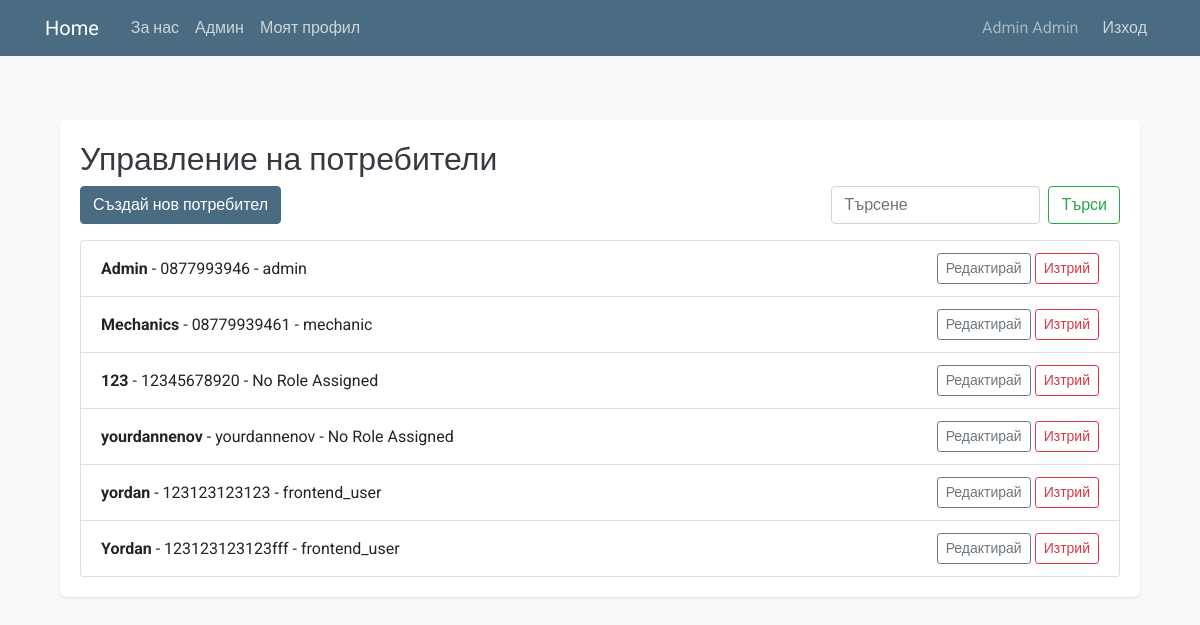
Page /admin_users (signed in) on the committed database.
### app/models.py (models this page shows, shortened)
class User(db.Model, UserMixin):
    id = db.Column(db.Integer, primary_key=True)
    username = db.Column(db.String(100), nullable=False)
    phone_number = db.Column(db.String(30), unique=True, nullable=False)
    image_file = db.Column(db.String(20), nullable=False, default='default.jpg')
    password = db.Column(db.String(60), nullable=False)
    date_created = db.Column(db.DateTime, nullable=False, default=datetime.utcnow)
    visibility = db.Column(db.Boolean, nullable=False, default=True)
    roles = db.relationship('Role', secondary='user_roles', backref=db.backref('users', lazy='dynamic'))
    posts = db.relationship('Post', backref='author', lazy=True, cascade='all, delete-orphan')
    comments = db.relationship('Comment', backref='author', lazy=True, cascade='all, delete-orphan')
    def has_role(self, role_name):
        return any(role.name == role_name for role in self.roles)
    def is_admin(self):
        return self.has_role('admin')
    def is_mechanic(self):
        return self.has_role('mechanic')

class Role(db.Model):
    id = db.Column(db.Integer, primary_key=True)
    name = db.Column(db.String(50), unique=True, nullable=False)
    description = db.Column(db.String(100), nullable=True)

### app/routes/admin.py (the view)
@app.route('/admin_users', methods=['GET'])
@login_required
def admin_users():
    if not current_user.is_admin():
        flash('Access denied. Admins only!', 'danger')
        return redirect(url_for('home'))
    page, per_page, offset = get_page_args(page_parameter='page', per_page_parameter='per_page', per_page=10)
    query = request.args.get('query')
    if query:
        users_query = User.query.filter(User.username.contains(query) | User.phone_number.contains(query))
    else:
        users_query = User.query
    total = users_query.count()
    users = users_query.offset(offset).limit(per_page).all()
    pagination = Pagination(page=page, per_page=per_page, total=total, css_framework='bootstrap4')
    return render_template('admin/admin_users.html', users=users, pagination=pagination)

### app/models.py (called while the page is built)
@login_manager.user_loader
def load_user(user_id):
    return User.query.get(int(user_id))

### app/templates/admin/admin_users.html (shortened to what this page needs)
{% extends "layout.html" %}
{% block content %}
<div class="container mt-4">
    <div class="content-section">
        <h2>Управление на потребители</h2>
        <div class="d-flex justify-content-between mb-3">
            <a href="{{ url_for('create_user') }}" class="btn btn btn-primary">Създай нов потребител</a>
            <form class="form-inline" action="{{ url_for('admin_users') }}" method="GET">
                <input class="form-control mr-sm-2" type="search" placeholder="Търсене" aria-label="Търси" name="query">
                <button class="btn btn-outline-success my-2 my-sm-0" type="submit">Търси</button>
            </form>
        </div>
        <ul class="list-group">
            {% for user in users %}
                <li class="list-group-item d-flex justify-content-between align-items-center">
                    <div>
                        <strong>{{ user.username }}</strong> - {{ user.phone_number }} -
                        {% if user.roles %}
                            {{ user.roles[0].name }}
                        {% else %}
                            No Role Assigned
                        {% endif %}
                    </div>
                    <div>
                        <a href="{{ url_for('edit_user', user_id=user.id) }}" class="btn btn-outline-secondary btn-sm">Редактирай</a>
                        <form action="{{ url_for('delete_user', user_id=user.id) }}" method="POST" style="display:inline;">
                            <button type="submit" class="btn btn-outline-danger btn-sm">Изтрий</button>
                        </form>
                    </div>
                </li>
            {% endfor %}
        </ul>
    </div>
</div>
{% endblock %}

### app/templates/layout.html (shortened to what this page needs)
<!DOCTYPE html>
<html>
<head>
    <link rel="stylesheet" href="https://maxcdn.bootstrapcdn.com/bootstrap/4.0.0/css/bootstrap.min.css">
    <link rel="stylesheet" type="text/css" href="{{ url_for('static', filename='main.css') }}">
</head>
<body>
    <header class="site-header">
        <nav class="navbar navbar-expand-md navbar-dark bg-steel fixed-top">
            <div class="container">
                <a class="navbar-brand mr-4" href="/">Home</a>
                <div class="collapse navbar-collapse" id="navbarToggle">
                    <div class="navbar-nav mr-auto">
                        <a class="nav-item nav-link" href="{{ url_for('about') }}">За нас</a>
                        {% if current_user.is_authenticated %}
                            {% if current_user.is_admin() %}
                                <a class="nav-item nav-link" href="{{ url_for('admin_dashboard') }}">Админ</a>
                            {% endif %}
                            <a class="nav-item nav-link" href="{{ url_for('account') }}">Моят профил</a>
                        {% endif %}
                    </div>
                    <div class="navbar-nav ml-auto">
                        {% if current_user.is_authenticated %}
                            <span class="navbar-text mr-3">
                                {{ current_user.username }}
                                {% if current_user.is_admin() %}
                                    Admin
                                {% elif current_user.is_mechanic() %}
                                    Mechanic
                                {% elif current_user.is_car_owner() %}
                                    Car Owner
                                {% endif %}
                            </span>
                            <a class="nav-item nav-link" href="{{ url_for('logout') }}">Изход</a>
                        {% else %}
                            <a class="nav-item nav-link" href="{{ url_for('login') }}">Вход</a>
                            <a class="nav-item nav-link" href="{{ url_for('register') }}">Регистрация</a>
                        {% endif %}
                    </div>
                </div>
            </div>
        </nav>
    </header>
    <main role="main" class="container mt-5 pt-5">
        <div class="row">
            <div class="col-12">
                {% block content %}{% endblock %}
            </div>
        </div>
    </main>
</body>
</html>

### app/static/main.css (style rules this page uses)
body { background: #f8f9fa; color: #212529; font-family: 'Roboto', sans-serif; margin: 0; padding: 0; }
h1, h2, h3, h4, h5, h6 { color: #343a40; font-family: 'Roboto', sans-serif; }
.bg-steel { background-color: #4a6c82; }
.site-header .navbar-nav .nav-link { color: #ced4da; }
.content-section { background: #ffffff; padding: 20px; border-radius: 5px; box-shadow: 0 1px 3px rgba(0, 0, 0, 0.1); margin-bottom: 20px; }
.form-control { border-radius: 0.25rem; border: 1px solid #ced4da; padding: 0.375rem 0.75rem; font-size: 1rem; }
.btn-primary { background-color: #4a6c82; border-color: #4a6c82; }

### rows in the picture
User: username "Admin", phone_number "0877993946", name "admin"
User: username "Mechanics", phone_number "08779939461", name "mechanic"
User: username "123", phone_number "12345678920", shows "No Role Assigned"
User: username "yourdannenov", phone_number "yourdannenov", shows "No Role Assigned"
User: username "yordan", phone_number "123123123123", name "frontend_user"
User: username "Yordan", phone_number "123123123123fff", name "frontend_user"
